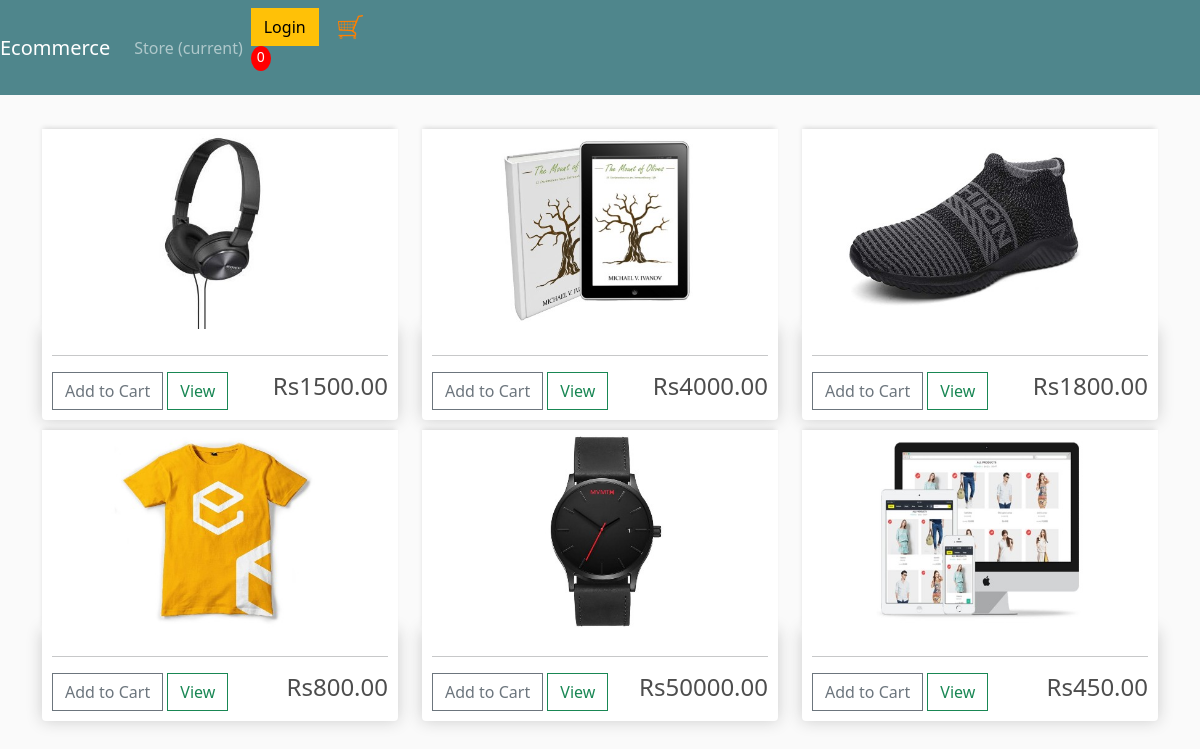
The page / on the database its author committed.
### store/models.py (models this page shows, shortened)
class Product(models.Model):
	name = models.CharField(max_length=200)
	price = models.DecimalField(max_digits=7, decimal_places=2)
	digital = models.BooleanField(default=False,null=True, blank=True)
	image = models.ImageField(null=True, blank=True)
	@property
	def imageURL(self):
		try:
			url = self.image.url
		except:
			url = ''
		return url

### store/views.py (the view)
# urls.py: path('', include('store.urls')),
def store(request):
	data = cartData(request)
	cartItems = data['cartItems']
	order = data['order']
	items = data['items']
	products = Product.objects.all()
	context = {'products':products, 'cartItems':cartItems}
	return render(request, 'store/store.html', context)

### store/utils.py (called while the page is built, shortened)
def cookieCart(request):
	try:
		cart = json.loads(request.COOKIES['cart'])
	except:
		cart = {}
		print('CART:', cart)
	items = []
	order = {'get_cart_total':0, 'get_cart_items':0, 'shipping':False}
	cartItems = order['get_cart_items']
	return {'cartItems':cartItems ,'order':order, 'items':items}

def cartData(request):
	if request.user.is_authenticated:
		customer = request.user.customer
		order, created = Order.objects.get_or_create(customer=customer, complete=False)
		items = order.orderitem_set.all()
		cartItems = order.get_cart_items
	else:
		cookieData = cookieCart(request)
		cartItems = cookieData['cartItems']
		order = cookieData['order']
		items = cookieData['items']
	return {'cartItems':cartItems ,'order':order, 'items':items}

### store/templates/store/store.html (shortened to what this page needs)
{% extends 'store/main.html' %}
{% load static %}
{% block content %}
     <div class="row">
	    {% for product in products %}
		<div class="col-lg-4">
		    <img class="thumbnail" src="{{product.imageURL}}">
			<div class="box-element product">
				<hr>
				<button data-product="{{product.id}}" data-action="add" class="btn btn-outline-secondary add-btn update-cart ">Add to Cart</button>
				<a class="btn btn-outline-success" href="#">View</a>
				<h4 style="display: inline-block; float: right">Rs{{product.price|floatformat:2}}</h4>
			</div>
		</div>
		{% endfor %}
	 </div>
{% endblock content %}

### store/templates/store/main.html (shortened to what this page needs)
<!DOCTYPE html>
{% load static %}
<html>
    <head>
       <link href="https://cdn.jsdelivr.net/npm/bootstrap@5.0.0-beta1/dist/css/bootstrap.min.css" rel="stylesheet">
           <link rel="stylesheet" type="text/css" href="{% static 'css/main.css' %}">
    </head>
    <body>
 <nav class="navbar navbar-expand-lg navbar-dark bg-dark">
  <a class="navbar-brand" href="{% url 'store' %}">Ecommerce</a>
  <div class="collapse navbar-collapse" id="navbarSupportedContent">
    <ul class="navbar-nav mr-auto">
      <li class="nav-item active">
        <a class="nav-link" href="{% url 'store">Store <span class="sr-only">(current)</span></a>
      </li>
    </ul>
    <div class="form-inline my-2 my-lg-0">
     	<a href="#"class="btn btn-warning">Login</a>
     	<a href="{% url 'cart' %}">
    		<img  id="cart-icon" src="{% static 'images/cart.png' %}">
    	</a>
    	<p id="cart-total">{{cartItems}}</p>
    </div>
  </div>
 </nav>
         <div class="container">
                <br>
                {% block content %}
                {% endblock content %}
         </div>
    </body>
</html>

### static/css/main.css (style rules this page uses)
body { background-color: hsl(0, 0%, 98%); }
h1,h2,h3,h4,h5,h6 { color:hsl(0, 0%, 30%); }
.box-element { box-shadow:hsl(0, 0%, 80%) 0 0 16px; background-color: #fff; border-radius: 4px; padding: 10px; }
.thumbnail { width: 100%; height: 200px; -webkit-box-shadow: -1px -3px 5px -2px rgba(214,214,214,1); -moz-box-shadow: -1px -3px 5px -2px rgba(214,214,214,1); box-shadow: -1px -3px 5px -2px rgba(214,214,214,1); }
.product { border-radius: 0 0 4px 4px; }
.bg-dark { background-color: #4f868c!important; }
#cart-icon { width:25px; display: inline-block; margin-left: 15px; }
#cart-total { display: block; text-align: center; color:#fff; background-color: red; width: 20px; height: 25px; border-radius: 50%; font-size: 14px; }
.col-lg-4, .col-lg-6, .col-lg-8, .col-lg-12 { margin-top: 10px; }
.btn { border-radius: 0; }

### rows shown on the page
Product: imageURL (picture), price "1500.00"
Product: imageURL (picture), price "4000.00"
Product: imageURL (picture), price "1800.00"
Product: imageURL (picture), price "800.00"
Product: imageURL (picture), price "50000.00"
Product: imageURL (picture), price "450.00"

### other values the page prints
{{ cartItems }} "0"
